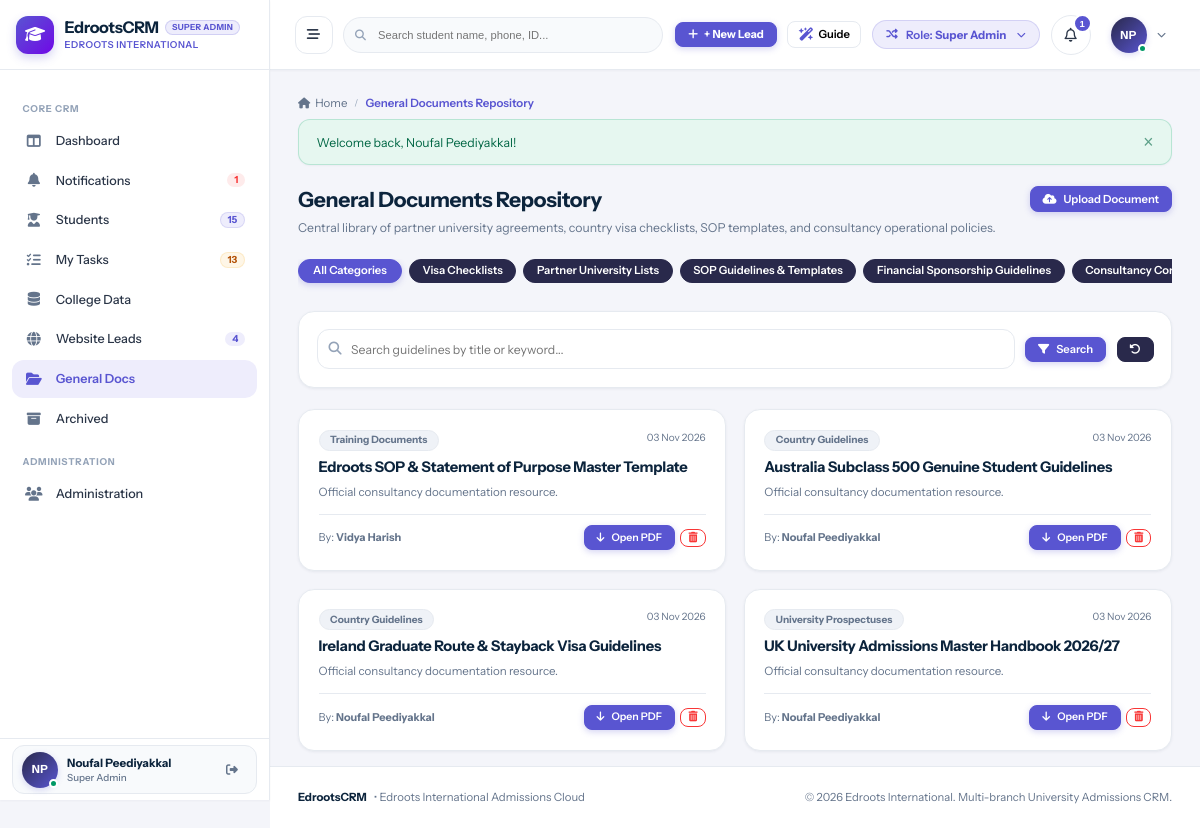
The page /documents/general.php (signed in) on the database its author committed.
### tables this page shows
CREATE TABLE `users` (
  `id` int(11) NOT NULL AUTO_INCREMENT,
  `branch_id` int(11) DEFAULT NULL,
  `role_id` int(11) NOT NULL,
  `manager_id` int(11) DEFAULT NULL,
  `reporting_manager_id` int(11) DEFAULT NULL,
  `name` varchar(150) NOT NULL,
  `email` varchar(150) NOT NULL,
  `password` varchar(255) NOT NULL,
  `phone` varchar(50) DEFAULT NULL,
  `designation` varchar(100) DEFAULT NULL,
  `avatar` varchar(255) DEFAULT NULL,
  `status` enum('Active','Inactive') DEFAULT 'Active',
  `created_at` datetime DEFAULT current_timestamp(),
  `updated_at` datetime DEFAULT NULL ON UPDATE current_timestamp(),
  PRIMARY KEY (`id`),
  UNIQUE KEY `email` (`email`),
  KEY `idx_branch` (`branch_id`),
  KEY `idx_role` (`role_id`),
  KEY `idx_manager` (`manager_id`)
);

CREATE TABLE `roles` (
  `id` int(11) NOT NULL AUTO_INCREMENT,
  `name` varchar(50) NOT NULL,
  `label` varchar(100) NOT NULL,
  `description` text DEFAULT NULL,
  `created_at` datetime DEFAULT current_timestamp(),
  PRIMARY KEY (`id`),
  UNIQUE KEY `name` (`name`)
);

CREATE TABLE `general_documents` (
  `id` int(11) NOT NULL AUTO_INCREMENT,
  `title` varchar(200) NOT NULL,
  `category` varchar(100) NOT NULL,
  `country` varchar(100) DEFAULT NULL,
  `description` text DEFAULT NULL,
  `file_path` varchar(255) NOT NULL,
  `file_name` varchar(255) NOT NULL,
  `file_size` int(11) DEFAULT 0,
  `uploaded_by` int(11) NOT NULL,
  `created_at` datetime DEFAULT current_timestamp(),
  PRIMARY KEY (`id`)
);

### documents/general.php (the view, shortened to what the rows shown need)
<?php
require_once __DIR__ . '/../config/database.php';
require_once __DIR__ . '/../config/helpers.php';
require_once __DIR__ . '/../includes/auth.php';
require_login();
$activePage = 'general_docs';
$where = ["1=1"];
$params = [];
$whereSql = implode(' AND ', $where);
$sql = "
    SELECT g.*, u.name as uploaded_by_name
    FROM general_documents g
    LEFT JOIN users u ON g.uploaded_by = u.id
    WHERE {$whereSql}
    ORDER BY g.id DESC
";
$stmt = $pdo->prepare($sql);
$stmt->execute($params);
$docs = $stmt->fetchAll();
include __DIR__ . '/../includes/header.php';
?>
<div class="page-header" style="display:flex; justify-content:space-between; align-items:flex-start; margin-bottom:1.5rem; flex-wrap:wrap; gap:1rem;">
  <div>
    <h1 style="font-size:1.5rem; font-weight:700; color:var(--text-heading); margin:0 0 0.35rem 0;">General Documents Repository</h1>
  </div>
</div>
<div style="display:grid; grid-template-columns:repeat(auto-fit, minmax(320px, 1fr)); gap:1.25rem;">
  <?php if (empty($docs)): ?>
    <div class="card" style="grid-column:1 / -1; padding:3rem; text-align:center; color:var(--text-muted);">
      <i class="fa-regular fa-folder-open" style="font-size:2.2rem; margin-bottom:0.75rem; display:block; color:var(--text-light);"></i>
      No guidelines or documents match your query.
    </div>
  <?php else: ?>
    <?php foreach ($docs as $d): ?>
      <div class="card" style="padding:1.4rem; display:flex; flex-direction:column; justify-content:space-between;">
        <div>
          <div style="display:flex; justify-content:space-between; align-items:flex-start; margin-bottom:0.5rem;">
            <span class="badge badge-secondary" style="font-size:0.72rem; font-weight:700;">
              <?= htmlspecialchars($d['category']) ?>
            </span>
            <span style="font-size:0.72rem; color:var(--text-muted);"><?= date('d M Y', strtotime($d['created_at'])) ?></span>
          </div>
          <h3 style="font-size:1.05rem; font-weight:700; color:var(--text-heading); margin:0 0 0.5rem 0;">
            <?= htmlspecialchars($d['title']) ?>
          </h3>
          <p style="font-size:0.825rem; color:var(--text-muted); margin:0 0 1rem 0; line-height:1.4;">
            <?= htmlspecialchars($d['description'] ?? 'Official consultancy documentation resource.') ?>
          </p>
        </div>
        <div style="display:flex; justify-content:space-between; align-items:center; border-top:1px solid var(--border-color); padding-top:0.75rem; font-size:0.78rem;">
          <span style="color:var(--text-muted);">
            By: <strong><?= htmlspecialchars($d['uploaded_by_name'] ?? 'Admin') ?></strong>
          </span>
          <div style="display:flex; gap:0.4rem; align-items:center;">
            <?php
              $docLink = !empty($d['file_path']) ? base_url($d['file_path']) : base_url('uploads/documents/' . rawurlencode($d['file_name']));
            ?>
            <a href="<?= $docLink ?>" target="_blank" class="btn btn-primary btn-sm" style="font-size:0.75rem;">
              <i class="fa-solid fa-arrow-down"></i> Open PDF
            </a>
            <?php if (can('documents', 'delete')): ?>
              <form method="POST" action="<?= base_url('documents/delete.php') ?>" style="display:inline;" onsubmit="return confirm('Are you sure you want to delete this document? Click OK to confirm (Yes, delete!).');">
                <button type="submit" class="btn btn-outline-danger btn-sm" style="font-size:0.75rem; padding:3px 7px;" title="Delete Document (User Manual Section 10.3)">
                  <i class="fa-solid fa-trash-can"></i>
                </button>
              </form>
            <?php endif; ?>
          </div>
        </div>
      </div>
    <?php endforeach; ?>
  <?php endif; ?>
</div>
<?php include __DIR__ . '/../includes/footer.php'; ?>

### includes/header.php (shortened to what the rows shown need)
<?php
require_once __DIR__ . '/auth.php';
$currentUser = current_user();
$unreadNotifCount = $currentUser ? get_unread_notifications_count($currentUser['id']) : 0;
$activePage = $activePage ?? '';
?>
<!DOCTYPE html>
<html lang="en">
<head>
  <link rel="stylesheet" href="https://cdnjs.cloudflare.com/ajax/libs/font-awesome/6.5.1/css/all.min.css">
  <link rel="stylesheet" href="<?= base_url('assets/css/style.css') ?>">
</head>
<body>
<div id="app-layout">
  <?php include __DIR__ . '/sidebar.php'; ?>
  <div id="main-wrapper">
    <header id="top-navbar">
      <div class="navbar-right">
        <div class="role-switcher-dropdown" style="position: relative;">
          <button type="button" class="role-switcher-btn" id="role-switcher-btn" title="Simulate different role permissions">
            <span>Role: <strong><?= htmlspecialchars($currentUser['role_label'] ?? 'Guest') ?></strong></span>
          </button>
        </div>
        <div style="position: relative;">
          <button type="button" class="notification-bell-btn" id="notif-bell-btn" title="Notifications">
            <i class="fa-regular fa-bell"></i>
            <?php if ($unreadNotifCount > 0): ?>
              <span class="notification-counter"><?= $unreadNotifCount ?></span>
            <?php endif; ?>
          </button>
        </div>
        <div style="position: relative;">
          <button type="button" class="profile-dropdown-btn" id="user-profile-btn">
            <div class="user-avatar-sm online">
              <?= user_initials($currentUser['name'] ?? 'U') ?>
            </div>
            <i class="fa-solid fa-chevron-down" style="font-size:0.65rem; color:var(--text-muted);"></i>
          </button>
        </div>
      </div>
    </header>
    <main class="content-area">

### includes/sidebar.php (shortened to what the rows shown need)
<?php
global $pdo;
$currentUser = current_user();
$activePage = $activePage ?? '';
$sidebarUnreadNotifs = 0;
try {
    if ($pdo && $currentUser) {
        $now = time();
        $useSidebarCache = !empty($_SESSION['sidebar_cache']) && ($now - ($_SESSION['sidebar_cache_time'] ?? 0) < 30);
        if ($useSidebarCache) {
            $sc = $_SESSION['sidebar_cache'];
            $sidebarActiveLeadsCount = $sc['active_leads'] ?? 0;
            $sidebarWebLeadsCount    = $sc['web_leads'] ?? 0;
            $sidebarScheduledCount   = $sc['scheduled'] ?? 0;
            $sidebarOverdueCount     = $sc['overdue'] ?? 0;
            $sidebarTodayLeadsCount  = $sc['today_leads'] ?? 0;
            $sidebarPendingLeadsCount= $sc['pending_leads'] ?? 0;
            $sidebarTotalTasks       = $sc['total_tasks'] ?? 0;
            $sidebarUnreadNotifs     = $sc['unread_notifs'] ?? 0;
        } else {
            $sidebarUnreadNotifs = get_unread_notifications_count($currentUser['id']);
        }
    }
} catch (Exception $e) {
}
?>
<aside id="sidebar">
<?php
$rawRoleLabel = $currentUser['role_label'] ?? 'Staff';
$headerRoleBadge = $rawRoleLabel;
?>
  <div class="sidebar-header" id="sidebar-brand-header">
    <a href="<?= base_url('dashboard/index.php') ?>" class="brand-wrapper">
      <div class="brand-text">
        <div class="brand-title-row">
          <h1 class="brand-title">EdrootsCRM</h1>
          <span class="sidebar-role-badge sidebar-demo-badge" title="<?= htmlspecialchars($rawRoleLabel) ?>"><?= htmlspecialchars($headerRoleBadge) ?></span>
        </div>
      </div>
    </a>
  </div>
  <nav class="sidebar-nav">
    <a href="<?= base_url('notifications/index.php') ?>" id="sidebar-nav-notifications" class="nav-item <?= ($activePage === 'notifications') ? 'active' : '' ?>">
      <div class="nav-item-content">
        <i class="fa-solid fa-bell nav-icon"></i>
        <span class="nav-label">Notifications</span>
      </div>
      <?php if ($sidebarUnreadNotifs > 0): ?>
        <span class="nav-badge badge-red" title="<?= $sidebarUnreadNotifs ?> unread / unattended notifications"><?= $sidebarUnreadNotifs ?></span>
      <?php endif; ?>
    </a>
  </nav>
  <div class="sidebar-user">
    <div class="sidebar-user-card">
      <div class="user-snippet">
        <div class="user-avatar-sm online" title="<?= htmlspecialchars($currentUser['name'] ?? 'User') ?>">
          <?= user_initials($currentUser['name'] ?? 'U') ?>
        </div>
        <div class="user-info">
          <span class="user-name" title="<?= htmlspecialchars($currentUser['name'] ?? 'User') ?>"><?= htmlspecialchars($currentUser['name'] ?? 'User') ?></span>
          <span class="user-role"><?= htmlspecialchars($currentUser['role_label'] ?? 'Staff') ?></span>
        </div>
      </div>
    </div>
  </div>
</aside>

### rows shown on the page
users: role.label "SUPER ADMIN", id "1", name "NP", name "Noufal Peediyakkal", role.label "Super Admin"
general_documents: category "Training Documents", created_at "03 Nov 2026", title "Edroots SOP & Statement of Purpose Master Template", description "Official consultancy documentation resource.", users.name "Vidya Harish"
general_documents: category "Country Guidelines", created_at "03 Nov 2026", title "Australia Subclass 500 Genuine Student Guidelines", description "Official consultancy documentation resource.", users.name "Noufal Peediyakkal"
general_documents: category "Country Guidelines", created_at "03 Nov 2026", title "Ireland Graduate Route & Stayback Visa Guidelines", description "Official consultancy documentation resource.", users.name "Noufal Peediyakkal"
general_documents: category "University Prospectuses", created_at "03 Nov 2026", title "UK University Admissions Master Handbook 2026/27", description "Official consultancy documentation resource.", users.name "Noufal Peediyakkal"

### other values the page prints
$sidebarActiveLeadsCount "15"
$sidebarTotalTasks "13"
$sidebarWebLeadsCount "4"
$pageTitle "General Documents Repository"
$flash['message'] "Welcome back, Noufal Peediyakkal!"
$cat "Visa Checklists"
$cat "Partner University Lists"
$cat "SOP Guidelines & Templates"
$cat "Financial Sponsorship Guidelines"
$cat "Consultancy…"
